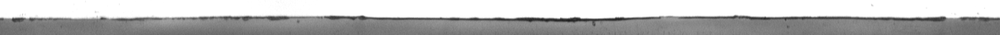
#> input picture test.bmp, 1000 x 35 px, shrunk from 2298 x 80 before the run
$ python PeaksDetector.py
#> lines starting #> are read from the running program, lines starting #| are printed output that depends on the picture; after the words box and inside, x2 and y2 are one past the last pixel; in counts of white or black regions, pixels touching at a corner belong together
import cv2
import numpy as np


def filter_contours(stats, area_th, width_th, height_th):
    filtered_idx = []
    for i, stat in enumerate(stats):
        x, y, width, height, area = stat
        if area > area_th and width > width_th and height > height_th:
            filtered_idx.append(i)
    return filtered_idx

def draw_empty_spaces_between_contours(image, stats, filtered_idx, min_space_th, max_space_th):
    right_edges_x = [stats[idx, cv2.CC_STAT_LEFT] + stats[idx, cv2.CC_STAT_WIDTH] for idx in filtered_idx]
    left_edges_x = [stats[idx, cv2.CC_STAT_LEFT] for idx in filtered_idx]

    top_edges_y = [stats[idx, cv2.CC_STAT_TOP] for idx in filtered_idx]
    bottom_edges_y = [stats[idx, cv2.CC_STAT_TOP] + stats[idx, cv2.CC_STAT_HEIGHT] for idx in filtered_idx]

    for i in range(1, len(filtered_idx) - 1):

        space_width = left_edges_x[i + 1] - right_edges_x[i]
        top_y = min(top_edges_y[i], top_edges_y[i + 1])
        bottom_y = max(bottom_edges_y[i], bottom_edges_y[i + 1])

        if min_space_th < space_width <= max_space_th:
            cv2.rectangle(image, (right_edges_x[i], top_y), (left_edges_x[i + 1], bottom_y), (0, 255, 0), 2)
            cv2.putText(image, f"W: {space_width}", (right_edges_x[i] + 5, top_y + 20), cv2.FONT_HERSHEY_SIMPLEX, 0.6, (0, 255, 0), 2)

    return image

def sign(x):
    return int(x > 0) - int(x < 0)

def find_w_center(lst, dist_th, height_th):
    prev_slope_sign = sign(lst[1] - lst[0])
    changes = []
    for i in range(2, len(lst)):
        current_slope_sign = sign(lst[i] - lst[i-1])
        if current_slope_sign != 0 and current_slope_sign != prev_slope_sign:
            changes.append(i-1)
            prev_slope_sign = current_slope_sign
    changes.append(len(lst)-1)

    w_centers = []
    for i in range(1, len(changes) - 1):
        if lst[changes[i-1]] > lst[changes[i]] < lst[changes[i+1]]:
            flat_start = changes[i]
            flat_end = changes[i]
            while flat_start > changes[i-1] and lst[flat_start-1] == lst[changes[i]]:
                flat_start -= 1
            while flat_end < changes[i+1] and lst[flat_end+1] == lst[changes[i]]:
                flat_end += 1
            w_center = flat_start + (flat_end - flat_start) // 2

            change_amount = abs(lst[changes[i-1]] - lst[changes[i]]) + abs(lst[changes[i+1]] - lst[changes[i]])
            if change_amount <= height_th:  # Check if height difference exceeds 3
                continue

            if w_centers and (w_center - w_centers[-1][0]) < dist_th:  # Check if x distance exceeds dist_th
                continue

            w_centers.append((w_center, change_amount))

    return [(wc[0], wc[1]) for wc in w_centers if wc[1] > 3]  # Filter points exceeding height threshold

def find_m_center(lst, dist_th, height_th):
    prev_slope_sign = sign(lst[1] - lst[0])
    changes = []
    for i in range(2, len(lst)):
        current_slope_sign = sign(lst[i] - lst[i-1])
        if current_slope_sign != 0 and current_slope_sign != prev_slope_sign:
            changes.append(i-1)
            prev_slope_sign = current_slope_sign
    changes.append(len(lst)-1)

    m_centers = []
    for i in range(1, len(changes) - 1):
        if lst[changes[i-1]] < lst[changes[i]] > lst[changes[i+1]] and lst[changes[i]] > height_th:
            flat_start = changes[i]
            flat_end = changes[i]
            while flat_start > changes[i-1] and lst[flat_start-1] == lst[changes[i]]:
                flat_start -= 1
            while flat_end < changes[i+1] and lst[flat_end+1] == lst[changes[i]]:
                flat_end += 1
            m_center = flat_start + (flat_end - flat_start) // 2

            change_amount = abs(lst[changes[i-1]] - lst[changes[i]]) + abs(lst[changes[i+1]] - lst[changes[i]])
            if change_amount <= height_th:  # Check if height difference exceeds 3
                continue

            if m_centers and (m_center - m_centers[-1][0]) < dist_th:  # Check if x distance exceeds dist_th
                continue

            m_centers.append((m_center, change_amount))

    return [(mc[0], mc[1]) for mc in m_centers if mc[1] > 3 and lst[mc[0]] > height_th]  # Filter points exceeding both thresholds

def calculate_boundaries(contour, image_shape):
    """경계선의 최상단과 최하단 계산"""
    lstTopBoundary = [image_shape[0]] * image_shape[1]
    lstBotBoundary = [-1] * image_shape[1]

    iStartX = image_shape[1]
    iEndX = -1

    for pt in contour:
        x = pt[0][0]
        y = pt[0][1]

        if y < lstTopBoundary[x]:
            lstTopBoundary[x] = y
        if y > lstBotBoundary[x]:
            lstBotBoundary[x] = y

        iStartX = min(iStartX, x)
        iEndX = max(iEndX, x)

    return iStartX, iEndX, lstTopBoundary, lstBotBoundary


def draw_boundaries(image, iStartX, iEndX, lstTopBoundary, lstBotBoundary):
    """계산된 경계선을 이미지에 그리기"""
    for j in range(iStartX, iEndX):
        image[lstTopBoundary[j], j] = (0,0,255) # 최상단 경계선 빨간색으로 그리기
        image[lstBotBoundary[j], j] = (255,255,0) # 최하단 경계선 노란색으로 그리기
    return image

def process_image(image_path, dist_th, height_th):
#> called with image_path = 'test.bmp', dist_th = 50, height_th = 3
    img = cv2.imread(image_path, cv2.IMREAD_GRAYSCALE)
#> img is the input picture: shape (35, 1000); min 29, max 255, mean 186.8
    if img is None:
        print("Image load failed.")
        return

    th = 100
    _, binImg = cv2.threshold(img, th, 255, cv2.THRESH_BINARY_INV)
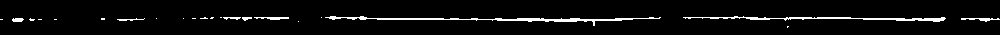
#> binImg: shape (35, 1000); 4.5% white in thin lines or dots, all inside (x1, y1, x2, y2) = (0, 16, 1000, 28)

    kernel = np.ones((5,5), np.uint8)
    closing = cv2.morphologyEx(binImg, cv2.MORPH_CLOSE, kernel)

    num_labels, labels, stats, centroids = cv2.connectedComponentsWithStats(closing)
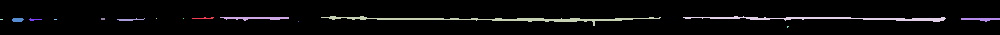
#> labels: shape (35, 1000) int32; 16 distinct labels, from 0 to 15; one colour per label, 0 black
#> num_labels = 16; stats = 16 rows, first 6: [0, 0, 1000, 35, 33337], [192, 17, 22, 2, 26], [220, 17, 69, 4, 154], [321, 16, 340, 10, 722], [683, 16, 263, 6, 548], [0, 19, 3, 1, 3]; centroids = 16 rows, first 8: [495.8, 16.92], [203.3, 17.81], [255.4, 17.69], [496, 18.85], [827.2, 18.14], [1, 19], [17.26, 19.45], [33.94, 19.17]
    output_check = cv2.cvtColor(img, cv2.COLOR_GRAY2BGR)
    output_check_temp = cv2.cvtColor(img, cv2.COLOR_GRAY2BGR)
    output_check_peak = cv2.cvtColor(img, cv2.COLOR_GRAY2BGR)

    # [9 lines of commented-out code are left out]

    area_th = 20
    width_th = 1
    height_contour_th = 1

    min_space_th = 30
    max_space_th = 200

    filtered_idx = filter_contours(stats, area_th, width_th, height_contour_th)
#> the loop in filter_contours, `for i, stat in enumerate(stats):` made 16 passes
#> (x, y, width, height, area) on passes 1, 2, 3, 4, 5, 7, 11, 14: (0, 0, 1000, 35, 33337), (192, 17, 22, 2, 26), (220, 17, 69, 4, 154), (321, 16, 340, 10, 722), (683, 16, 263, 6, 548), (12, 18, 12, 4, 42), (117, 18, 28, 3, 43), (961, 18, 39, 4, 90)
#> after the loop in filter_contours, `for i, stat in enumerate(stats):`: filtered_idx = [0, 1, 2, 3, 4, 6, 10, 13]
#> filtered_idx = [0, 1, 2, 3, 4, 6, 10, 13]
    filtered_idx_ = [i for i in range(1, num_labels) if stats[i, cv2.CC_STAT_AREA] >= area_th]
#> filtered_idx_ = [1, 2, 3, 4, 6, 10, 13]

    # x 방향으로 contours 정렬
    sorted_idx = sorted(filtered_idx_, key=lambda i: stats[i, cv2.CC_STAT_LEFT])
#> sorted_idx = [6, 10, 1, 2, 3, 4, 13]

    '''contours 후보군들 간의 distance 측정 하여 draw / width가 설정한 th를 넘어야 distance 측정 가능하게끔 수정'''
    for i in range(len(sorted_idx) - 1):

        idx1, idx2 = sorted_idx[i], sorted_idx[i + 1]
        x1, width1 = stats[idx1, cv2.CC_STAT_LEFT], stats[idx1, cv2.CC_STAT_WIDTH]
        x2, width2 = stats[idx2, cv2.CC_STAT_LEFT], stats[idx2, cv2.CC_STAT_WIDTH]
        space_width = x2 - (x1 + width1)

        # width size가 20 이상인 contours만 검사
        if width1 >= 50 and width2 >= 50:
            if min_space_th < space_width <= max_space_th:
                cv2.putText(output_check, f"Distance: {space_width}", (x1 + width1, 30), cv2.FONT_HERSHEY_SIMPLEX, 0.5, (255, 0, 0), 2)
                cv2.rectangle(output_check, (x1 + width1, 0), (x2, img.shape[0]), (0, 0, 255), 1)
#> this loop made 6 passes
#> (idx1, idx2, x1, width1, x2, width2, space_width) on passes 1 to 6: (6, 10, 12, 12, 117, 28, 93), (10, 1, 117, 28, 192, 22, 47), (1, 2, 192, 22, 220, 69, 6), (2, 3, 220, 69, 321, 340, 32), (3, 4, 321, 340, 683, 263, 22), (4, 13, 683, 263, 961, 39, 15)
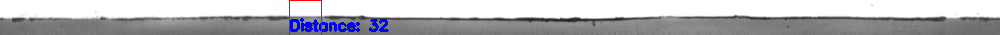
#> output_check: shape (35, 1000, 3); 2.2% of pixels changed, all inside (x1, y1, x2, y2) = (289, 0, 389, 35)

    '''찾은 contours draw'''
    for idx in filtered_idx:
        if idx == 0:
            continue
        x, y, width, height, area = stats[idx]
        cv2.rectangle(output_check_temp, (x, y), (x + width, y + height), (0, 255, 0), 1)
        cv2.putText(output_check_temp, f"Area: {area}", (x, y - 5), cv2.FONT_HERSHEY_SIMPLEX, 0.5, (0, 255, 0), 1)
#> this loop made 8 passes
#> (idx, x, y, width, height, area) on passes 7 to 8: (10, 117, 18, 28, 3, 43), (13, 961, 18, 39, 4, 90)
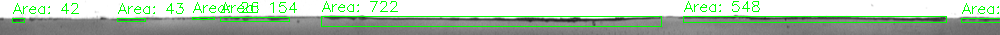
#> output_check_temp: shape (35, 1000, 3); 7.31% of pixels changed, all inside (x1, y1, x2, y2) = (12, 1, 1000, 27)

    # temp = draw_empty_spaces_between_contours(output_check, stats, sorted_idx, min_space_th, max_space_th)
    cv2.imshow('Distance', output_check)
    cv2.imshow('Result', output_check_temp)

    cv2.waitKey(0)
    cv2.destroyAllWindows()

    for label in range(1, num_labels):
        if stats[label, cv2.CC_STAT_AREA] < 20:
            continue
        mask = labels == label
        edges = cv2.morphologyEx(mask.astype(np.uint8), cv2.MORPH_GRADIENT, kernel)

        contours, hierarchy = cv2.findContours(edges, cv2.RETR_EXTERNAL, cv2.CHAIN_APPROX_NONE)

        if contours:
            contour = max(contours, key=cv2.contourArea)
            iStartX, iEndX, lstTopBoundary, lstBotBoundary = calculate_boundaries(contour, img.shape)
            output_check_peak = draw_boundaries(output_check_peak, iStartX, iEndX, lstTopBoundary, lstBotBoundary)
            lstTopBoundary = [img.shape[0]] * img.shape[1]
            lstBotBoundary = [-1] * img.shape[1]

            iStartX = img.shape[1]
            iEndX = -1

            for pt in contour:
                x, y = pt[0]

                lstTopBoundary[x] = min(lstTopBoundary[x], y)
                lstBotBoundary[x] = max(lstBotBoundary[x], y)

                iStartX = min(iStartX, x)
                iEndX = max(iEndX, x)

            # Draw inflection points
            inflection_points_top = find_m_center(lstTopBoundary[iStartX:iEndX], dist_th, height_th)
            inflection_points_bot = find_w_center(lstBotBoundary[iStartX:iEndX], dist_th, height_th)

            # inflection_points_top = find_m_center(lstTopBoundary[iStartX:iEndX])
            # inflection_points_bot = find_w_center(lstBotBoundary[iStartX:iEndX])

            if inflection_points_top is not None:
                for x, change in inflection_points_top:  # x가 튜플의 첫 번째 요소임을 분명히 함
                    center_coordinates = (x + iStartX, lstTopBoundary[x + iStartX])
                    cv2.circle(output_check_peak, center_coordinates, 2, (0,0,0), -1)

            if inflection_points_bot is not None:
                for x, change in inflection_points_bot:  # 마찬가지로 x는 튜플의 첫 번째 요소
                    center_coordinates = (x + iStartX, lstBotBoundary[x + iStartX])
                    cv2.circle(output_check_peak, center_coordinates, 2, (0,0,255), -1)
#> this loop made 15 passes
#> pass 1, in process_image, `edges = cv2.morphologyEx(mask.astype(np.uint8), cv2.MORPH_GRADIENT, ke..`:
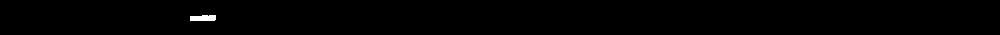
#> edges: shape (35, 1000); values 0 (black) and 1 (white), 0.41% white; 1 white region, box (x1, y1, x2, y2) and area: (190, 15, 216, 21) 142
#> after the loop:
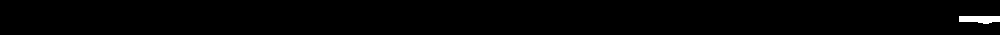
#> edges: shape (35, 1000); values 0 (black) and 1 (white), 0.76% white; 1 white region, box (x1, y1, x2, y2) and area: (959, 16, 1000, 24) 266
#> after the loop:
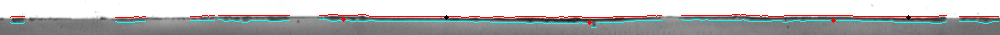
#> output_check_peak: shape (35, 1000, 3); mean B, G, R 183.7, 183.7, 184.1

    # Show results
    cv2.imshow('Output with Inflection Points', output_check_peak)
    cv2.waitKey(0)
    cv2.destroyAllWindows()

'''process_image(Input Image, Peaks X Distance, Contour Point Heigth Th)'''
if __name__ == '__main__':
    process_image('test.bmp', 50, 3)

$ run again, with Distance.bmp copied over test.bmp
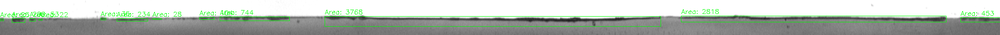
#> input picture Distance.bmp, 1000 x 35 px, shrunk from 2298 x 80 before the run
#> binImg: shape (35, 1000); 4.4% white in thin lines or dots, all inside (x1, y1, x2, y2) = (1, 16, 1000, 28)
#> closing: shape (35, 1000); 4.6% white in thin lines or dots, all inside (x1, y1, x2, y2) = (0, 16, 1000, 28)
#> in process_image, `num_labels, labels, stats, centroids = cv2.connectedComponentsWithStat..`:
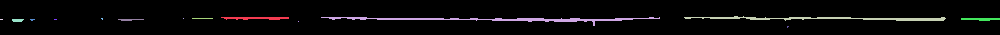
#> labels: shape (35, 1000) int32; 15 distinct labels, from 0 to 14; one colour per label, 0 black
#> num_labels = 15; stats = 15 rows, first 6: [0, 0, 1000, 35, 33400], [221, 17, 68, 3, 152], [321, 17, 339, 9, 712], [684, 16, 262, 5, 536], [0, 19, 3, 1, 3], [12, 19, 12, 3, 32]; centroids = 15 rows, first 8: [495.4, 16.93], [255.8, 17.68], [497.9, 18.89], [827.7, 18.12], [1, 19], [17.19, 19.91], [31.86, 19.29], [55, 19]
#> the loop in filter_contours, `for i, stat in enumerate(stats):` made 15 passes
#> (x, y, width, height, area) on passes 1, 2, 3, 4, 6, 10, 12, 13: (0, 0, 1000, 35, 33400), (221, 17, 68, 3, 152), (321, 17, 339, 9, 712), (684, 16, 262, 5, 536), (12, 19, 12, 3, 32), (118, 19, 26, 2, 37), (192, 18, 21, 1, 21), (961, 18, 39, 3, 89)
#> after the loop in filter_contours, `for i, stat in enumerate(stats):`: filtered_idx = [0, 1, 2, 3, 5, 9, 12]
#> filtered_idx_ = [1, 2, 3, 5, 9, 11, 12]
#> sorted_idx = [5, 9, 11, 1, 2, 3, 12]
#> the loop in process_image, `for i in range(len(sorted_idx) - 1): ` made 6 passes
#> (idx1, idx2, x1, width1, x2, width2, space_width) on passes 1 to 6: (5, 9, 12, 12, 118, 26, 94), (9, 11, 118, 26, 192, 21, 48), (11, 1, 192, 21, 221, 68, 8), (1, 2, 221, 68, 321, 339, 32), (2, 3, 321, 339, 684, 262, 24), (3, 12, 684, 262, 961, 39, 15)
#> the loop in process_image, `for idx in filtered_idx:` made 7 passes
#> the loop in process_image, `for label in range(1, num_labels):` made 14 passes
#> after the loop in process_image, `for label in range(1, num_labels):`:
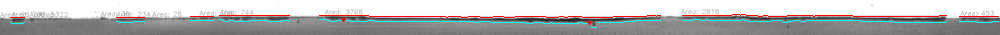
#> output_check_peak: shape (35, 1000, 3); mean B, G, R 182.9, 182.9, 183.1

$ run again, with Peaks.bmp copied over test.bmp
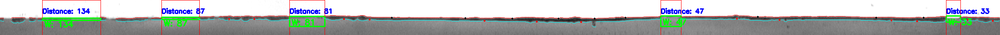
#> input picture Peaks.bmp, 1000 x 35 px, shrunk from 2298 x 80 before the run
#> binImg: shape (35, 1000); 6.4% white in thin lines or dots, all inside (x1, y1, x2, y2) = (0, 8, 1000, 35)
#> closing: shape (35, 1000); 8.4% white; 21 white regions (11 under 20 px), largest, box (x1, y1, x2, y2) and area: (290, 8, 660, 26) 1022, (661, 8, 945, 22) 788, (946, 8, 1000, 22) 371
#> in process_image, `num_labels, labels, stats, centroids = cv2.connectedComponentsWithStat..`:
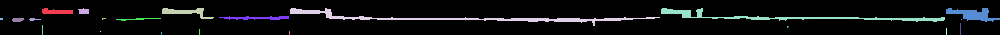
#> labels: shape (35, 1000) int32; 22 distinct labels, from 0 to 21; one colour per label, 0 black
#> num_labels = 22; stats = 22 rows, first 6: [0, 0, 1000, 35, 32057], [42, 8, 31, 6, 134], [78, 8, 11, 6, 52], [162, 8, 52, 11, 227], [290, 8, 370, 18, 1022], [661, 8, 284, 14, 788]; centroids = 22 rows, first 8: [495.9, 17.08], [56.18, 11.25], [83.38, 10.9], [185.4, 11.88], [460.8, 17.34], [788.2, 16.36], [972.5, 14.13], [256.8, 17.51]
#> the loop in filter_contours, `for i, stat in enumerate(stats):` made 22 passes
#> after the loop in filter_contours, `for i, stat in enumerate(stats):`: filtered_idx = [0, 1, 2, 3, 4, 5, 6, 7, 9, 10, 12]
#> filtered_idx_ = [1, 2, 3, 4, 5, 6, 7, 9, 10, 12]
#> sorted_idx = [9, 10, 1, 2, 12, 3, 7, 4, 5, 6]
#> the loop in process_image, `for i in range(len(sorted_idx) - 1): ` made 9 passes
#> (idx1, idx2, x1, width1, x2, width2, space_width) on passes 1 to 8: (9, 10, 12, 12, 29, 12, 5), (10, 1, 29, 12, 42, 31, 1), (1, 2, 42, 31, 78, 11, 5), (2, 12, 78, 11, 116, 45, 27), (12, 3, 116, 45, 162, 52, 1), (3, 7, 162, 52, 219, 70, 5), (7, 4, 219, 70, 290, 370, 1), (4, 5, 290, 370, 661, 284, 1)
#> the loop in process_image, `for idx in filtered_idx:` made 11 passes
#> (x, y, width, height, area) on passes 2 to 9: (42, 8, 31, 6, 134), (78, 8, 11, 6, 52), (162, 8, 52, 11, 227), (290, 8, 370, 18, 1022), (661, 8, 284, 14, 788), (946, 8, 54, 14, 371), (219, 16, 70, 4, 170), (12, 18, 12, 4, 42)
#> the loop in process_image, `for label in range(1, num_labels):` made 21 passes
#> after the loop in process_image, `for label in range(1, num_labels):`:
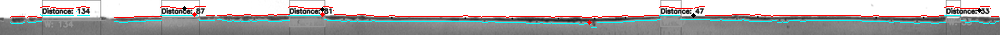
#> output_check_peak: shape (35, 1000, 3); mean B, G, R 176.6, 176.6, 176.8
